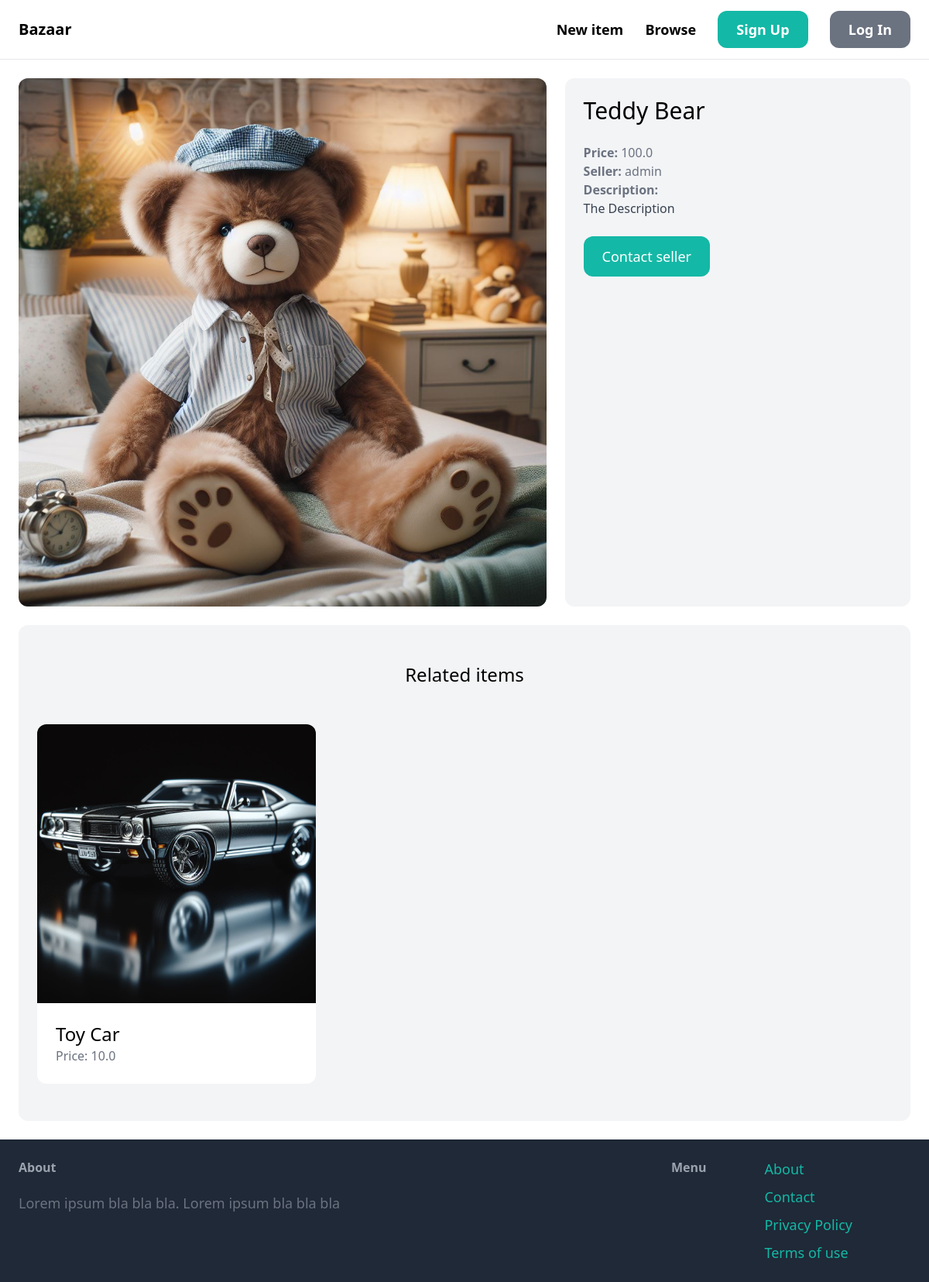
Page /items/1/ on the committed database.
### item/models.py (models this page shows, shortened)
class Item(models.Model):
    category = models.ForeignKey(Category, related_name='items', on_delete=models.CASCADE)
    name = models.CharField(max_length=255)
    description = models.TextField(blank=True, null=True)
    price = models.FloatField()
    image = models.ImageField(upload_to='item_images', blank=True, null=True)
    is_sold = models.BooleanField(default=False)
    created_by = models.ForeignKey(User, related_name='items', on_delete=models.CASCADE)
    created_at = models.DateTimeField(auto_now_add=True)

### item/views.py (the view)
# urls.py: path('<int:pk>/', views.details, name='detail'),
def details(request, pk):
    item = get_object_or_404(Item, pk=pk)
    related_items = Item.objects.filter(category=item.category, is_sold=False).exclude(pk=pk)[0:3]
    return render(request, 'item/detail.html', {
        'item': item,
        'related_items': related_items
    })

### item/templates/item/detail.html (shortened to what this page needs)
{% extends 'core/base.html' %}
{% block content %}
<div class="grid grid-cols-5 gap-6">
    <div class="col-span-3">
        <img src="{{ item.image.url }}" class="rounded-xl">
    </div>
    <div class="col-span-2 p-6 bg-gray-100 rounded-xl">
        <h1 class="mb-6 text-3xl">{{ item.name }}</h1>
        <p class="text-gray-500"><strong>Price: </strong>{{ item.price }}</p>
        <p class="text-gray-500"><strong>Seller: </strong>{{ item.created_by.username }}</p>
    {% if item.description %}
        <p class="text-gray-700">
            <strong class="text-gray-500">Description:</strong><br>
            {{ item.description }}
        </p>
     {% endif %}
     <a href="#" class="inline-block mt-6 px-6 py-3 text-lg font-semidold bg-teal-500 text-white rounded-xl hover:bg-teal-700">Contact seller</a>
    </div>
</div>
<div class="mt-6 px-6 py-12 bg-gray-100 rounded-xl">
    <h2 class="mb-12 text-2xl text-center">Related items</h2>
    <div class="grid grid-cols-3 gap-3">
        {% for item in related_items %}
        <div>
            <a href="{% url 'item:detail' item.id %}">
                {% if item.image %}
                <img src="{{ item.image.url }}" class="rounded-t-xl">
                {% endif %}
                <div class="p-6 bg-white rounded-b-xl">
                    <h2 class="text-2xl"> {{ item.name }} </h2>
                    <p class="text-gray-500">Price: {{ item.price }} </p>
                </div>
            </a>
        </div>
        {% endfor %}
    </div>
</div>
{% endblock %}

### rows in the picture
Item: image (picture), name "Teddy Bear", price "100.0", created_by.username "admin", description "The Description"
Item: image (picture), name "Toy Car", price "10.0"
